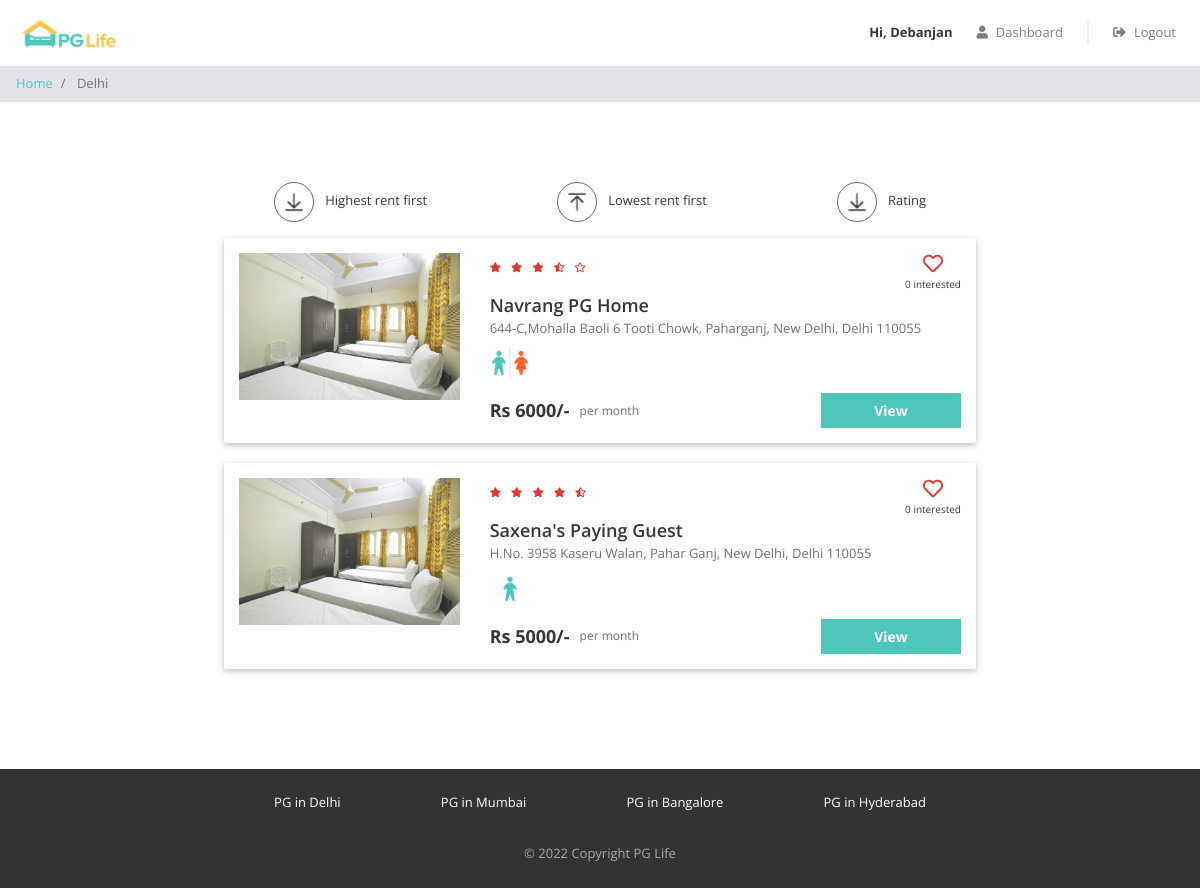
The app's page /PGLife/property_list.php?city=Delhi&filter=rent_desc (signed in) with its own data.
### tables this page shows
CREATE TABLE `properties` (
  `id` int(11) NOT NULL,
  `city_id` int(11) DEFAULT NULL,
  `name` varchar(200) NOT NULL,
  `address` varchar(1000) DEFAULT NULL,
  `description` varchar(10000) DEFAULT NULL,
  `gender` enum('male','female','other') NOT NULL,
  `rent` int(11) NOT NULL,
  `rating_clean` float(3,1) DEFAULT NULL,
  `rating_food` float(3,1) DEFAULT NULL,
  `rating_safety` float(3,1) DEFAULT NULL
);

### PGLife/property_list.php (the view, shortened to what this page needs)
<?php
  require "includes/database_connect.php";
  if( $con )
  {
    $city = strtolower($_GET["city"]);
    $city = ucwords($city);
    $sql_query1 = "SELECT * FROM cities WHERE name='$city';";
    $city_result  = mysqli_query($con,$sql_query1);
    $properties_result = FALSE;
    if( $city_result && mysqli_num_rows($city_result)==1 )
    {
      $city_row = mysqli_fetch_assoc($city_result);
      $city_id = $city_row["id"];
      if( isset($_GET["filter"]) )
      {
        if( $_GET["filter"]=="rent_desc" )
        {
          $sql_query2 = "SELECT * FROM properties where city_id='$city_id' ORDER BY rent DESC;";
        }
        elseif( $_GET["filter"]=="rent_asc" )
        {
          $sql_query2 = "SELECT * FROM properties where city_id='$city_id' ORDER BY rent ASC;";
        }
        elseif( $_GET["filter"]=="rating_desc" )
        {
          $sql_query2 = "SELECT * FROM properties where city_id='$city_id' ORDER BY rating_food+rating_clean+rating_safety DESC;";
        }
      }
      else
      {
        $sql_query2 = "SELECT * FROM properties where city_id='$city_id';";
      }
      $properties_result = mysqli_query($con,$sql_query2);
    }
    elseif( mysqli_num_rows($city_result)==0 )
    {
    }
    elseif( !$city_result )
    {
      echo mysqli_error($con);
    }
  }
  else{
    echo "Database Connectivity Error!";
    echo mysqli_connect_error();
    exit();
  }
?>
<!DOCTYPE html>
<html lang="en">
<head>
    <link href="css/bootstrap.min.css" rel="stylesheet" />
    <link href="https://use.fontawesome.com/releases/v5.11.2/css/all.css" rel="stylesheet" />
    <link href="css/common.css" rel="stylesheet" />
    <link href="css/property_list.css" rel="stylesheet" />
</head>
<body>
  <?php require "./includes/header.php"; ?>
    <nav aria-label="breadcrumb">
        <ol class="breadcrumb py-2">
            <li class="breadcrumb-item">
                <a href="index.php">Home</a>
            </li>
            <li class="breadcrumb-item active" aria-current="page">
                <?php echo $city; ?>
            </li>
        </ol>
    </nav>
    <div class="page-container">
        <?php
          if( $properties_result && mysqli_num_rows($properties_result)>0 )
          {
            ?>
              <div class="filter-bar row justify-content-around">
                  <div class="col-auto">
                      <a class="filter-link" href="property_list.php?city=<?php echo $city;?>&filter=rent_desc">
                        <img src="img/desc.png" alt="sort-rent-desc" />
                        <span>Highest rent first</span>
                      </a>
                  </div>
                  <div class="col-auto">
                      <a class="filter-link" href="property_list.php?city=<?php echo $city;?>&filter=rent_asc">
                        <img src="img/asc.png" alt="sort-rent-asc" />
                        <span>Lowest rent first</span>
                      </a>
                  </div>
                  <div class="col-auto">
                      <a class="filter-link" href="property_list.php?city=<?php echo $city;?>&filter=rating_desc">
                        <img src="img/desc.png" alt="sort-rating-desc" />
                        <span>Rating</span>
                      </a>
                  </div>
              </div>
            <?php
            while( $property_row = mysqli_fetch_assoc($properties_result) )
            {
              $pg_id = $property_row["id"];
              $pg_name = $property_row["name"];
              $pg_address = $property_row["address"];
              $gender_allowed = $property_row["gender"];
              $pg_rent = $property_row["rent"];
              $pg_rating_overall = round(( $property_row["rating_clean"] + $property_row["rating_food"] + $property_row["rating_safety"] )/3 , 1 );
              $sql_interest = "SELECT * FROM interested_users_properties WHERE property_id = $pg_id; ";
              $interest_result = mysqli_query($con,$sql_interest);
              if( $interest_result ){
                $num_interested = mysqli_num_rows($interest_result);
              }
        ?>
              <div class="property-card row">
                  <div class="image-container col-md-4">
                      <img src="img/properties/1/1d4f0757fdb86d5f.jpg" />
                  </div>
                  <div class="content-container col-md-8">
                      <div class="row no-gutters justify-content-between">
                          <div class="star-container" title="<?php echo $pg_rating_overall; ?>">
                            <?php
                              $star_full = floor($pg_rating_overall);
                              $star_empty = 5-1-$star_full;
                              for( $i=1 ; $i<=$star_full ; $i++ ){
                                ?> <i class="fas fa-star"></i> <?php
                              }
                              if( ($pg_rating_overall - $star_full)>0.2 && ($pg_rating_overall - $star_full)<0.8 ){
                                ?> <i class="fas fa-star-half-alt"></i> <?php
                              }
                              elseif( ($pg_rating_overall - $star_full)>=0.8 ){
                                ?> <i class="fas fa-star"></i> <?php
                              }
                              elseif( ($pg_rating_overall - $star_full)<=0.2 ){
                                ?> <i class="far fa-star"></i> <?php
                              }
                              for( $i=1 ; $i<=$star_empty ; $i++ ){
                                ?> <i class="far fa-star"></i> <?php
                              }
                            ?>
                          </div>
                          <div class="interested-container <?php echo "property-id-" . $pg_id; ?>">
                            <?php
                            if( isset($_SESSION["user_id"]) ){
                              $user_id = $_SESSION["user_id"];
                              $sql_isLiked = "SELECT * FROM interested_users_properties WHERE user_id = $user_id AND property_id = $pg_id";
                              $isLiked_result = mysqli_query($con, $sql_isLiked);
                            }
                            ?>
                            <?php
                              if( isset($_SESSION["user_id"]) && mysqli_num_rows($isLiked_result)==1 ){
                            ?>
                                <i class="is-interested-image fas fa-heart" property_id=<?php echo $pg_id; ?> ></i>
                            <?php
                              }
                              else{
                            ?>
                                <i class="is-interested-image far fa-heart" property_id=<?php echo $pg_id; ?> ></i>
                            <?php
                              } ?>
                              <div class="interested-text">
                                <?php if( $interest_result ){ ?>
                                  <span class="interested-user-count"><?php echo $num_interested; ?></span> interested
                                <?php } ?>
                              </div>
                          </div>
                      </div>
                      <div class="detail-container">
                          <div class="property-name"><?php echo $pg_name; ?></div>
                          <div class="property-address"><?php echo $pg_address; ?></div>
                          <div class="property-gender">
                              <?php
                                if( $gender_allowed=='male' ){
                                  ?> <img src="img/male.png" /> <?php
                                }
                                elseif( $gender_allowed=='female' ){
                                  ?> <img src="img/female.png" /> <?php
                                }
                                else{
                                  ?> <img src="img/unisex.png" /> <?php
                                }
                              ?>
                          </div>
                      </div>
                      <div class="row no-gutters">
                          <div class="rent-container col-6">
                              <div class="rent">Rs <?php echo $pg_rent; ?>/-</div>
                              <div class="rent-unit">per month</div>
                          </div>
                          <div class="button-container col-6">
                              <a href="property_detail.php?property_id=<?php echo $pg_id ;?>" class="btn btn-primary">View</a>
                          </div>
                      </div>
                  </div>
              </div>
        <?php
            }
          }
          elseif( !$city_result )
          {
            echo mysqli_error($con);
          }
          elseif( !$properties_result )
          {
            echo mysqli_error($con);
          }
        ?>
    </div>
    <?php require "./includes/footer.php" ?>
</body>
</html>

### PGLife/css/common.css (style rules this page uses)
* { box-sizing: border-box; font-family: 'Open Sans', sans-serif; }
body { color: #373737; font-size: 16px; position: relative; }
.btn-primary, .btn-warning, .btn-danger { color: white; font-weight: bold; }
.breadcrumb { background-color: #e5e3e8; font-size: 13px; border-radius: 0px; margin-bottom: 0px; }
.page-container { max-width: 800px; padding: 80px 24px; margin: auto; }

### PGLife/css/property_list.css (style rules this page uses)
.filter-bar > div { cursor: pointer; font-size: 13px; text-align: center; margin-bottom: 16px; }
.filter-bar img { width: 40px; height: 40px; border-radius: 40px; border: 1px solid #646870; padding: 6px; margin-right: 8px; }
.property-card { background-color: #ffffff; border-radius: 2px; padding: 15px 0px; margin: 0px auto 20px; box-shadow: 0 2px 5px 0 rgba(0, 0, 0, 0.16), 0 2px 10px 0 rgba(0, 0, 0, 0.12); }
.image-container { text-align: center; }
.image-container img { width: 100%; max-width: 300px; }
.star-container i { color: #EA322E; font-size: 10px; margin-right: 6px; }
.interested-container { text-align: center; }
.interested-container i { color: #EA322E; font-size: 20px; cursor: pointer; }
.interested-text { font-size: 10px; }
.detail-container { padding-bottom: 10px; }
.property-name { font-size: 18px; font-weight: 600; }
.property-address { color: #6f6f6f; font-size: 13px; padding-bottom: 5px; }
.property-gender img { width: 40px; }
.rent-container { display: flex; align-items: center; }
.rent { font-size: 18px; font-weight: bold; padding-right: 10px; }
.rent-unit { color: #6f6f6f; font-size: 12px; }
.button-container .btn { font-size: 14px; border-radius: 0px; width: 140px; float: right; }

### PGLife/property_list.php (style rules this page uses)
.filter-link, .filter-link:hover { text-decoration: none; color: inherit; }

### records on screen
properties: num_interested "0", name "Navrang PG Home", address "644-C,Mohalla Baoli 6 Tooti Chowk, Paharganj, New Delhi, Delhi 110055", rent "6000"
properties: num_interested "0", name "Saxena's Paying Guest", address "H.No. 3958 Kaseru Walan, Pahar Ganj, New Delhi, Delhi 110055", rent "5000"

### other values on screen
$first_name "Debanjan"
$city "Delhi"
